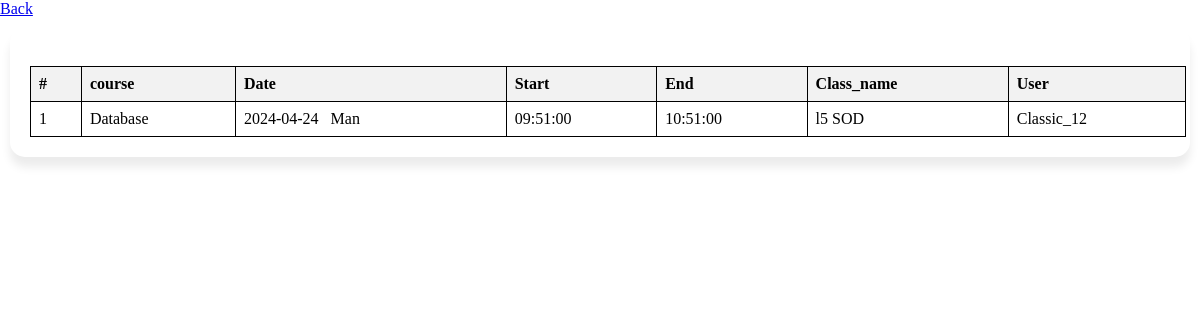
The page /View/view.php (signed in) on the database its author committed.
### tables this page shows
CREATE TABLE `time_table` (
  `time_table_id` int(11) NOT NULL,
  `course_id` int(11) NOT NULL,
  `user_id` int(11) NOT NULL,
  `periods_id` int(11) NOT NULL,
  `class_id` int(11) NOT NULL,
  `Day` varchar(255) NOT NULL
);

CREATE TABLE `course` (
  `course_id` int(11) NOT NULL,
  `course_name` varchar(255) NOT NULL
);

CREATE TABLE `period` (
  `periods_id` int(11) NOT NULL,
  `date` date NOT NULL,
  `start` time NOT NULL,
  `end` time NOT NULL,
  `detail` varchar(255) NOT NULL
);

CREATE TABLE `class` (
  `class_id` int(11) NOT NULL,
  `class_name` varchar(255) NOT NULL,
  `class_detail` varchar(255) NOT NULL
);

CREATE TABLE `user` (
  `user_id` int(11) NOT NULL,
  `user_name` varchar(255) NOT NULL,
  `telephone` varchar(255) NOT NULL,
  `stutus` varchar(255) NOT NULL,
  `role` varchar(255) NOT NULL
);

### View/view.php (the view, shortened to what this page needs)
<?php
include "../php/connection.php";
?>
<!DOCTYPE html>
<html lang="en">
<head>
    <link rel="stylesheet" href="../style/style.css">
</head>
<body>
    <a href="../index.html">Back</a>
        <div class="right_contents">
        <table>
                    <tr>
                        <th>#</th>
                        <th>course</th>
                        <th>Date</th>
                        <th>Start</th>
                        <th>End</th>
                        <th>Class_name</th>
                        <th>User</th>
                    </tr>&nbsp;
                    <?php
                    $query=mysqli_query($db,"SELECT course.course_name,period.date,time_table.Day,period.start,period.end,period.detail,class.class_name,class.class_detail,user.* FROM time_table INNER JOIN class ON time_table.class_id=class.class_id INNER JOIN course ON time_table.course_id=course.course_id INNER JOIN period ON time_table.periods_id=period.periods_id INNER JOIN user ON time_table.user_id=user.user_id;");
                    $id=1;
                    if ($query->num_rows>0) {
                        while ($row = mysqli_fetch_assoc($query)) {
                            ?>
                          <tr>
                            <td><?php echo $id++;?></td>
                            <td><?php echo $row['course_name'];?></td>
                            <td><?php echo $row['date'].'&nbsp;&nbsp;&nbsp;'.$row['Day'];?></td>
                            <td><?php echo $row['start'];?></td>
                            <td><?php echo $row['end'];?></td>
                            <td><?php echo $row['class_name'];?></td>
                            <td><?php echo $row['user_name'];?></td>
                            </tr>
                       <?php }
                    }
                    ?>
                </table>
        </div>
</body>
</html>

### style/style.css (style rules this page uses)
* { margin: 0; padding: 0; }
table { border-collapse: collapse; width: 98%; margin: 20px; }
table, th, td { border: 1px solid black; }
th, td { padding: 8px; text-align: left; }
th { background-color: #f2f2f2; }
.right_contents { overflow:hidden; margin: 10px; border-radius: 15px; box-shadow:0px 10px 10px rgb(236, 236, 236); }

### rows shown on the page
time_table: course.course_name "Database", periods.date "2024-04-24", Day "Man", periods.start "09:51:00", periods.end "10:51:00", class.class_name "l5 SOD", user.user_name "Classic_12"
